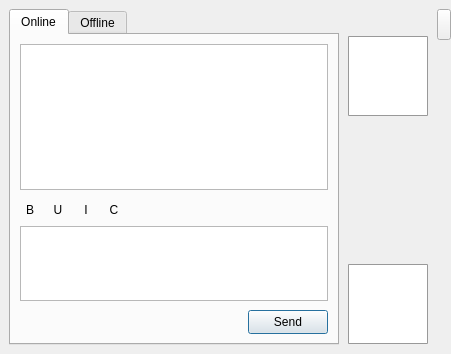
<?xml version="1.0" encoding="UTF-8"?>
<ui version="4.0">
 <class>form_chatwidget</class>
 <widget class="QMainWindow" name="form_chatwidget">
  <property name="geometry">
   <rect>
    <x>0</x>
    <y>0</y>
    <width>451</width>
    <height>354</height>
   </rect>
  </property>
  <property name="sizePolicy">
   <sizepolicy hsizetype="Fixed" vsizetype="Fixed">
    <horstretch>0</horstretch>
    <verstretch>0</verstretch>
   </sizepolicy>
  </property>
  <property name="minimumSize">
   <size>
    <width>346</width>
    <height>240</height>
   </size>
  </property>
  <property name="windowTitle">
   <string>User Chat</string>
  </property>
  <property name="styleSheet">
   <string notr="true">QToolButton { padding: 4px; }</string>
  </property>
  <widget class="QWidget" name="centralwidget">
   <layout class="QGridLayout" name="gridLayout">
    <property name="rightMargin">
     <number>0</number>
    </property>
    <property name="spacing">
     <number>0</number>
    </property>
    <item row="0" column="0" rowspan="2">
     <widget class="QTabWidget" name="tabWidget">
      <property name="enabled">
       <bool>true</bool>
      </property>
      <property name="minimumSize">
       <size>
        <width>220</width>
        <height>0</height>
       </size>
      </property>
      <property name="sizeIncrement">
       <size>
        <width>0</width>
        <height>1</height>
       </size>
      </property>
      <property name="styleSheet">
       <string notr="true"/>
      </property>
      <property name="currentIndex">
       <number>0</number>
      </property>
      <widget class="QWidget" name="tab_5">
       <property name="enabled">
        <bool>true</bool>
       </property>
       <attribute name="title">
        <string>Online</string>
       </attribute>
       <layout class="QVBoxLayout" name="verticalLayout">
        <item>
         <widget class="QTextBrowser" name="chat">
          <property name="font">
           <font>
            <family>Sans Serif</family>
            <pointsize>9</pointsize>
           </font>
          </property>
          <property name="cursor" stdset="0">
           <cursorShape>IBeamCursor</cursorShape>
          </property>
          <property name="focusPolicy">
           <enum>Qt::NoFocus</enum>
          </property>
          <property name="locale">
           <locale language="English" country="UnitedStates"/>
          </property>
          <property name="lineWidth">
           <number>2</number>
          </property>
          <property name="html">
           <string>&lt;!DOCTYPE HTML PUBLIC &quot;-//W3C//DTD HTML 4.0//EN&quot; &quot;http://www.w3.org/TR/REC-html40/strict.dtd&quot;&gt;
&lt;html&gt;&lt;head&gt;&lt;meta name=&quot;qrichtext&quot; content=&quot;1&quot; /&gt;&lt;style type=&quot;text/css&quot;&gt;
p, li { white-space: pre-wrap; }
&lt;/style&gt;&lt;/head&gt;&lt;body style=&quot; font-family:'Sans Serif'; font-size:9pt; font-weight:400; font-style:normal;&quot;&gt;
&lt;p style=&quot;-qt-paragraph-type:empty; margin-top:0px; margin-bottom:0px; margin-left:0px; margin-right:0px; -qt-block-indent:0; text-indent:0px;&quot;&gt;&lt;br /&gt;&lt;/p&gt;&lt;/body&gt;&lt;/html&gt;</string>
          </property>
          <property name="textInteractionFlags">
           <set>Qt::LinksAccessibleByKeyboard|Qt::LinksAccessibleByMouse|Qt::TextBrowserInteraction|Qt::TextSelectableByKeyboard|Qt::TextSelectableByMouse</set>
          </property>
          <property name="openExternalLinks">
           <bool>true</bool>
          </property>
         </widget>
        </item>
        <item>
         <widget class="QFrame" name="chattoolsframe">
          <property name="minimumSize">
           <size>
            <width>200</width>
            <height>24</height>
           </size>
          </property>
          <property name="maximumSize">
           <size>
            <width>16777215</width>
            <height>24</height>
           </size>
          </property>
          <layout class="QGridLayout" name="gridLayout_2">
           <property name="leftMargin">
            <number>0</number>
           </property>
           <property name="topMargin">
            <number>4</number>
           </property>
           <property name="rightMargin">
            <number>0</number>
           </property>
           <property name="bottomMargin">
            <number>0</number>
           </property>
           <property name="horizontalSpacing">
            <number>8</number>
           </property>
           <item row="0" column="5" alignment="Qt::AlignVCenter">
            <widget class="QToolButton" name="txtColor">
             <property name="enabled">
              <bool>true</bool>
             </property>
             <property name="minimumSize">
              <size>
               <width>20</width>
               <height>20</height>
              </size>
             </property>
             <property name="maximumSize">
              <size>
               <width>20</width>
               <height>20</height>
              </size>
             </property>
             <property name="baseSize">
              <size>
               <width>24</width>
               <height>24</height>
              </size>
             </property>
             <property name="toolTip">
              <string>Select font color</string>
             </property>
             <property name="text">
              <string>C</string>
             </property>
             <property name="icon">
              <iconset resource="resourcen.qrc">
               <normaloff>:/icons/palette.svg</normaloff>:/icons/palette.svg</iconset>
             </property>
             <property name="iconSize">
              <size>
               <width>24</width>
               <height>24</height>
              </size>
             </property>
             <property name="autoRaise">
              <bool>true</bool>
             </property>
            </widget>
           </item>
           <item row="0" column="2">
            <widget class="QToolButton" name="txtBold">
             <property name="enabled">
              <bool>true</bool>
             </property>
             <property name="minimumSize">
              <size>
               <width>20</width>
               <height>20</height>
              </size>
             </property>
             <property name="maximumSize">
              <size>
               <width>20</width>
               <height>20</height>
              </size>
             </property>
             <property name="baseSize">
              <size>
               <width>24</width>
               <height>0</height>
              </size>
             </property>
             <property name="toolTip">
              <string>Embolden text</string>
             </property>
             <property name="text">
              <string>B</string>
             </property>
             <property name="icon">
              <iconset resource="resourcen.qrc">
               <normaloff>:/icons/bold.svg</normaloff>:/icons/bold.svg</iconset>
             </property>
             <property name="iconSize">
              <size>
               <width>22</width>
               <height>22</height>
              </size>
             </property>
             <property name="checkable">
              <bool>true</bool>
             </property>
             <property name="autoRaise">
              <bool>true</bool>
             </property>
            </widget>
           </item>
           <item row="0" column="3">
            <widget class="QToolButton" name="txtUnder">
             <property name="enabled">
              <bool>true</bool>
             </property>
             <property name="minimumSize">
              <size>
               <width>20</width>
               <height>20</height>
              </size>
             </property>
             <property name="maximumSize">
              <size>
               <width>20</width>
               <height>20</height>
              </size>
             </property>
             <property name="baseSize">
              <size>
               <width>24</width>
               <height>0</height>
              </size>
             </property>
             <property name="toolTip">
              <string>Underline text</string>
             </property>
             <property name="text">
              <string>U</string>
             </property>
             <property name="icon">
              <iconset resource="resourcen.qrc">
               <normaloff>:/icons/underline.svg</normaloff>:/icons/underline.svg</iconset>
             </property>
             <property name="iconSize">
              <size>
               <width>22</width>
               <height>22</height>
              </size>
             </property>
             <property name="checkable">
              <bool>true</bool>
             </property>
             <property name="autoRaise">
              <bool>true</bool>
             </property>
            </widget>
           </item>
           <item row="0" column="7">
            <spacer name="horizontalSpacer">
             <property name="orientation">
              <enum>Qt::Horizontal</enum>
             </property>
             <property name="sizeHint" stdset="0">
              <size>
               <width>40</width>
               <height>20</height>
              </size>
             </property>
            </spacer>
           </item>
           <item row="0" column="6">
            <widget class="QToolButton" name="txtFont">
             <property name="minimumSize">
              <size>
               <width>20</width>
               <height>20</height>
              </size>
             </property>
             <property name="maximumSize">
              <size>
               <width>20</width>
               <height>20</height>
              </size>
             </property>
             <property name="baseSize">
              <size>
               <width>24</width>
               <height>24</height>
              </size>
             </property>
             <property name="toolTip">
              <string>Select font and size</string>
             </property>
             <property name="text">
              <string/>
             </property>
             <property name="icon">
              <iconset resource="resourcen.qrc">
               <normaloff>:/icons/font.svg</normaloff>:/icons/font.svg</iconset>
             </property>
             <property name="iconSize">
              <size>
               <width>22</width>
               <height>22</height>
              </size>
             </property>
             <property name="autoRaise">
              <bool>true</bool>
             </property>
            </widget>
           </item>
           <item row="0" column="4">
            <widget class="QToolButton" name="txtItalic">
             <property name="enabled">
              <bool>true</bool>
             </property>
             <property name="minimumSize">
              <size>
               <width>20</width>
               <height>20</height>
              </size>
             </property>
             <property name="maximumSize">
              <size>
               <width>20</width>
               <height>20</height>
              </size>
             </property>
             <property name="baseSize">
              <size>
               <width>24</width>
               <height>0</height>
              </size>
             </property>
             <property name="toolTip">
              <string>Italicize text</string>
             </property>
             <property name="text">
              <string>I</string>
             </property>
             <property name="icon">
              <iconset resource="resourcen.qrc">
               <normaloff>:/icons/italic.svg</normaloff>:/icons/italic.svg</iconset>
             </property>
             <property name="iconSize">
              <size>
               <width>22</width>
               <height>22</height>
              </size>
             </property>
             <property name="checkable">
              <bool>true</bool>
             </property>
             <property name="autoRaise">
              <bool>true</bool>
             </property>
            </widget>
           </item>
           <item row="0" column="8">
            <widget class="QToolButton" name="cmd_SendFile">
             <property name="minimumSize">
              <size>
               <width>20</width>
               <height>20</height>
              </size>
             </property>
             <property name="maximumSize">
              <size>
               <width>20</width>
               <height>20</height>
              </size>
             </property>
             <property name="baseSize">
              <size>
               <width>24</width>
               <height>0</height>
              </size>
             </property>
             <property name="focusPolicy">
              <enum>Qt::TabFocus</enum>
             </property>
             <property name="toolTip">
              <string>Send file to contact</string>
             </property>
             <property name="styleSheet">
              <string notr="true"/>
             </property>
             <property name="text">
              <string/>
             </property>
             <property name="icon">
              <iconset resource="resourcen.qrc">
               <normaloff>:/icons/upload.svg</normaloff>:/icons/upload.svg</iconset>
             </property>
             <property name="iconSize">
              <size>
               <width>24</width>
               <height>24</height>
              </size>
             </property>
             <property name="checkable">
              <bool>false</bool>
             </property>
             <property name="autoRaise">
              <bool>true</bool>
             </property>
            </widget>
           </item>
          </layout>
         </widget>
        </item>
        <item>
         <widget class="QTextEdit" name="message">
          <property name="maximumSize">
           <size>
            <width>16777215</width>
            <height>120</height>
           </size>
          </property>
          <property name="font">
           <font>
            <family>Sans Serif</family>
            <pointsize>9</pointsize>
           </font>
          </property>
          <property name="cursor" stdset="0">
           <cursorShape>IBeamCursor</cursorShape>
          </property>
          <property name="focusPolicy">
           <enum>Qt::StrongFocus</enum>
          </property>
          <property name="cursorWidth">
           <number>2</number>
          </property>
          <property name="locale">
           <locale language="English" country="UnitedStates"/>
          </property>
          <property name="html">
           <string>&lt;!DOCTYPE HTML PUBLIC &quot;-//W3C//DTD HTML 4.0//EN&quot; &quot;http://www.w3.org/TR/REC-html40/strict.dtd&quot;&gt;
&lt;html&gt;&lt;head&gt;&lt;meta name=&quot;qrichtext&quot; content=&quot;1&quot; /&gt;&lt;style type=&quot;text/css&quot;&gt;
p, li { white-space: pre-wrap; }
&lt;/style&gt;&lt;/head&gt;&lt;body style=&quot; font-family:'Sans Serif'; font-size:9pt; font-weight:400; font-style:normal;&quot;&gt;
&lt;p style=&quot;-qt-paragraph-type:empty; margin-top:0px; margin-bottom:0px; margin-left:0px; margin-right:0px; -qt-block-indent:0; text-indent:0px;&quot;&gt;&lt;br /&gt;&lt;/p&gt;&lt;/body&gt;&lt;/html&gt;</string>
          </property>
         </widget>
        </item>
        <item>
         <layout class="QHBoxLayout" name="_8">
          <property name="spacing">
           <number>6</number>
          </property>
          <property name="leftMargin">
           <number>0</number>
          </property>
          <property name="topMargin">
           <number>3</number>
          </property>
          <property name="rightMargin">
           <number>0</number>
          </property>
          <property name="bottomMargin">
           <number>0</number>
          </property>
          <item>
           <spacer>
            <property name="orientation">
             <enum>Qt::Horizontal</enum>
            </property>
            <property name="sizeHint" stdset="0">
             <size>
              <width>40</width>
              <height>20</height>
             </size>
            </property>
           </spacer>
          </item>
          <item>
           <widget class="QPushButton" name="send">
            <property name="minimumSize">
             <size>
              <width>80</width>
              <height>24</height>
             </size>
            </property>
            <property name="maximumSize">
             <size>
              <width>80</width>
              <height>24</height>
             </size>
            </property>
            <property name="text">
             <string>Send</string>
            </property>
            <property name="icon">
             <iconset resource="resourcen.qrc">
              <normaloff>:/icons/send.svg</normaloff>:/icons/send.svg</iconset>
            </property>
            <property name="autoDefault">
             <bool>false</bool>
            </property>
            <property name="default">
             <bool>true</bool>
            </property>
           </widget>
          </item>
         </layout>
        </item>
       </layout>
       <zorder>chat</zorder>
       <zorder>message</zorder>
       <zorder>chattoolsframe</zorder>
      </widget>
      <widget class="QWidget" name="tab_6">
       <property name="enabled">
        <bool>true</bool>
       </property>
       <attribute name="title">
        <string>Offline</string>
       </attribute>
       <layout class="QVBoxLayout" name="verticalLayout_2">
        <item>
         <widget class="QTextEdit" name="textEdit">
          <property name="cursorWidth">
           <number>2</number>
          </property>
         </widget>
        </item>
        <item alignment="Qt::AlignVCenter">
         <widget class="QFrame" name="chattoolsframe_2">
          <property name="sizePolicy">
           <sizepolicy hsizetype="Preferred" vsizetype="MinimumExpanding">
            <horstretch>0</horstretch>
            <verstretch>0</verstretch>
           </sizepolicy>
          </property>
          <layout class="QHBoxLayout" name="horizontalLayout">
           <property name="spacing">
            <number>4</number>
           </property>
           <property name="leftMargin">
            <number>0</number>
           </property>
           <property name="topMargin">
            <number>0</number>
           </property>
           <property name="rightMargin">
            <number>0</number>
           </property>
           <property name="bottomMargin">
            <number>0</number>
           </property>
           <item>
            <widget class="QToolButton" name="cmd_Reaload">
             <property name="minimumSize">
              <size>
               <width>16</width>
               <height>16</height>
              </size>
             </property>
             <property name="maximumSize">
              <size>
               <width>20</width>
               <height>20</height>
              </size>
             </property>
             <property name="focusPolicy">
              <enum>Qt::TabFocus</enum>
             </property>
             <property name="toolTip">
              <string>reload message</string>
             </property>
             <property name="text">
              <string>reload message</string>
             </property>
             <property name="icon">
              <iconset resource="resourcen.qrc">
               <normaloff>:/icons/reload.svg</normaloff>:/icons/reload.svg</iconset>
             </property>
             <property name="iconSize">
              <size>
               <width>24</width>
               <height>24</height>
              </size>
             </property>
             <property name="checkable">
              <bool>false</bool>
             </property>
             <property name="autoRaise">
              <bool>true</bool>
             </property>
            </widget>
           </item>
           <item>
            <widget class="QToolButton" name="cmd_new">
             <property name="minimumSize">
              <size>
               <width>16</width>
               <height>16</height>
              </size>
             </property>
             <property name="maximumSize">
              <size>
               <width>20</width>
               <height>20</height>
              </size>
             </property>
             <property name="toolTip">
              <string>new message</string>
             </property>
             <property name="text">
              <string>new message</string>
             </property>
             <property name="icon">
              <iconset resource="resourcen.qrc">
               <normaloff>:/icons/newmail.svg</normaloff>:/icons/newmail.svg</iconset>
             </property>
             <property name="autoRaise">
              <bool>true</bool>
             </property>
            </widget>
           </item>
           <item>
            <widget class="QToolButton" name="cmd_delete">
             <property name="minimumSize">
              <size>
               <width>16</width>
               <height>16</height>
              </size>
             </property>
             <property name="maximumSize">
              <size>
               <width>20</width>
               <height>20</height>
              </size>
             </property>
             <property name="toolTip">
              <string>delete message</string>
             </property>
             <property name="text">
              <string>delete message</string>
             </property>
             <property name="icon">
              <iconset resource="resourcen.qrc">
               <normaloff>:/icons/delete.svg</normaloff>:/icons/delete.svg</iconset>
             </property>
             <property name="iconSize">
              <size>
               <width>16</width>
               <height>16</height>
              </size>
             </property>
             <property name="autoRaise">
              <bool>true</bool>
             </property>
            </widget>
           </item>
           <item>
            <widget class="QToolButton" name="cmd_Save">
             <property name="minimumSize">
              <size>
               <width>16</width>
               <height>16</height>
              </size>
             </property>
             <property name="maximumSize">
              <size>
               <width>20</width>
               <height>20</height>
              </size>
             </property>
             <property name="focusPolicy">
              <enum>Qt::TabFocus</enum>
             </property>
             <property name="toolTip">
              <string>save change</string>
             </property>
             <property name="text">
              <string>save change</string>
             </property>
             <property name="icon">
              <iconset resource="resourcen.qrc">
               <normaloff>:/icons/tick.svg</normaloff>:/icons/tick.svg</iconset>
             </property>
             <property name="iconSize">
              <size>
               <width>24</width>
               <height>24</height>
              </size>
             </property>
             <property name="checkable">
              <bool>false</bool>
             </property>
             <property name="autoRaise">
              <bool>true</bool>
             </property>
            </widget>
           </item>
           <item>
            <widget class="QPushButton" name="cmd_back">
             <property name="minimumSize">
              <size>
               <width>16</width>
               <height>12</height>
              </size>
             </property>
             <property name="maximumSize">
              <size>
               <width>24</width>
               <height>16</height>
              </size>
             </property>
             <property name="font">
              <font>
               <pointsize>8</pointsize>
              </font>
             </property>
             <property name="text">
              <string>&lt;</string>
             </property>
            </widget>
           </item>
           <item>
            <widget class="QLabel" name="label_currentMessageCount">
             <property name="sizePolicy">
              <sizepolicy hsizetype="Minimum" vsizetype="Preferred">
               <horstretch>0</horstretch>
               <verstretch>0</verstretch>
              </sizepolicy>
             </property>
             <property name="minimumSize">
              <size>
               <width>38</width>
               <height>20</height>
              </size>
             </property>
             <property name="maximumSize">
              <size>
               <width>80</width>
               <height>24</height>
              </size>
             </property>
             <property name="sizeIncrement">
              <size>
               <width>4</width>
               <height>4</height>
              </size>
             </property>
             <property name="text">
              <string>0 / 0</string>
             </property>
             <property name="scaledContents">
              <bool>false</bool>
             </property>
             <property name="alignment">
              <set>Qt::AlignCenter</set>
             </property>
            </widget>
           </item>
           <item>
            <widget class="QPushButton" name="cmd_next">
             <property name="minimumSize">
              <size>
               <width>16</width>
               <height>12</height>
              </size>
             </property>
             <property name="maximumSize">
              <size>
               <width>24</width>
               <height>16</height>
              </size>
             </property>
             <property name="font">
              <font>
               <pointsize>8</pointsize>
              </font>
             </property>
             <property name="text">
              <string>&gt;</string>
             </property>
            </widget>
           </item>
           <item>
            <widget class="QToolButton" name="txtBold_2">
             <property name="enabled">
              <bool>true</bool>
             </property>
             <property name="minimumSize">
              <size>
               <width>16</width>
               <height>16</height>
              </size>
             </property>
             <property name="maximumSize">
              <size>
               <width>20</width>
               <height>20</height>
              </size>
             </property>
             <property name="toolTip">
              <string>Bold</string>
             </property>
             <property name="text">
              <string>B</string>
             </property>
             <property name="icon">
              <iconset resource="resourcen.qrc">
               <normaloff>:/icons/bold.svg</normaloff>:/icons/bold.svg</iconset>
             </property>
             <property name="iconSize">
              <size>
               <width>22</width>
               <height>22</height>
              </size>
             </property>
             <property name="checkable">
              <bool>true</bool>
             </property>
             <property name="autoRaise">
              <bool>true</bool>
             </property>
            </widget>
           </item>
           <item>
            <widget class="QToolButton" name="txtUnder_2">
             <property name="enabled">
              <bool>true</bool>
             </property>
             <property name="minimumSize">
              <size>
               <width>16</width>
               <height>16</height>
              </size>
             </property>
             <property name="maximumSize">
              <size>
               <width>20</width>
               <height>20</height>
              </size>
             </property>
             <property name="toolTip">
              <string>Underline</string>
             </property>
             <property name="text">
              <string>U</string>
             </property>
             <property name="icon">
              <iconset resource="resourcen.qrc">
               <normaloff>:/icons/underline.svg</normaloff>:/icons/underline.svg</iconset>
             </property>
             <property name="iconSize">
              <size>
               <width>22</width>
               <height>22</height>
              </size>
             </property>
             <property name="checkable">
              <bool>true</bool>
             </property>
             <property name="autoRaise">
              <bool>true</bool>
             </property>
            </widget>
           </item>
           <item>
            <widget class="QToolButton" name="txtItalic_2">
             <property name="enabled">
              <bool>true</bool>
             </property>
             <property name="minimumSize">
              <size>
               <width>16</width>
               <height>16</height>
              </size>
             </property>
             <property name="maximumSize">
              <size>
               <width>20</width>
               <height>20</height>
              </size>
             </property>
             <property name="toolTip">
              <string>Italic</string>
             </property>
             <property name="text">
              <string>I</string>
             </property>
             <property name="icon">
              <iconset resource="resourcen.qrc">
               <normaloff>:/icons/italic.svg</normaloff>:/icons/italic.svg</iconset>
             </property>
             <property name="iconSize">
              <size>
               <width>22</width>
               <height>22</height>
              </size>
             </property>
             <property name="checkable">
              <bool>true</bool>
             </property>
             <property name="autoRaise">
              <bool>true</bool>
             </property>
            </widget>
           </item>
           <item>
            <widget class="QToolButton" name="txtColor_2">
             <property name="enabled">
              <bool>true</bool>
             </property>
             <property name="minimumSize">
              <size>
               <width>16</width>
               <height>16</height>
              </size>
             </property>
             <property name="maximumSize">
              <size>
               <width>20</width>
               <height>20</height>
              </size>
             </property>
             <property name="toolTip">
              <string>Color</string>
             </property>
             <property name="text">
              <string>C</string>
             </property>
             <property name="icon">
              <iconset resource="resourcen.qrc">
               <normaloff>:/icons/palette.svg</normaloff>:/icons/palette.svg</iconset>
             </property>
             <property name="iconSize">
              <size>
               <width>24</width>
               <height>24</height>
              </size>
             </property>
             <property name="autoRaise">
              <bool>true</bool>
             </property>
            </widget>
           </item>
           <item>
            <widget class="QToolButton" name="txtFont_2">
             <property name="minimumSize">
              <size>
               <width>16</width>
               <height>16</height>
              </size>
             </property>
             <property name="maximumSize">
              <size>
               <width>20</width>
               <height>20</height>
              </size>
             </property>
             <property name="toolTip">
              <string>Font</string>
             </property>
             <property name="text">
              <string/>
             </property>
             <property name="icon">
              <iconset resource="resourcen.qrc">
               <normaloff>:/icons/font.svg</normaloff>:/icons/font.svg</iconset>
             </property>
             <property name="iconSize">
              <size>
               <width>22</width>
               <height>22</height>
              </size>
             </property>
             <property name="autoRaise">
              <bool>true</bool>
             </property>
            </widget>
           </item>
          </layout>
         </widget>
        </item>
       </layout>
      </widget>
     </widget>
    </item>
    <item row="0" column="2" rowspan="2">
     <layout class="QGridLayout" name="_3">
      <item row="0" column="0">
       <widget class="QPushButton" name="avatarFrameButton">
        <property name="minimumSize">
         <size>
          <width>14</width>
          <height>31</height>
         </size>
        </property>
        <property name="maximumSize">
         <size>
          <width>14</width>
          <height>31</height>
         </size>
        </property>
        <property name="text">
         <string/>
        </property>
        <property name="icon">
         <iconset resource="resourcen.qrc">
          <normaloff>:/icons/show_frame.png</normaloff>:/icons/show_frame.png</iconset>
        </property>
        <property name="iconSize">
         <size>
          <width>16</width>
          <height>31</height>
         </size>
        </property>
        <property name="checkable">
         <bool>true</bool>
        </property>
       </widget>
      </item>
      <item row="1" column="0">
       <spacer>
        <property name="orientation">
         <enum>Qt::Vertical</enum>
        </property>
        <property name="sizeHint" stdset="0">
         <size>
          <width>14</width>
          <height>0</height>
         </size>
        </property>
       </spacer>
      </item>
     </layout>
    </item>
    <item row="1" column="1">
     <widget class="QFrame" name="avatarframe">
      <property name="sizeIncrement">
       <size>
        <width>0</width>
        <height>1</height>
       </size>
      </property>
      <property name="acceptDrops">
       <bool>false</bool>
      </property>
      <property name="frameShape">
       <enum>QFrame::NoFrame</enum>
      </property>
      <property name="frameShadow">
       <enum>QFrame::Raised</enum>
      </property>
      <layout class="QVBoxLayout" name="verticalLayout_3">
       <property name="bottomMargin">
        <number>1</number>
       </property>
       <item>
        <widget class="QLabel" name="useravatar_label">
         <property name="sizePolicy">
          <sizepolicy hsizetype="Fixed" vsizetype="Fixed">
           <horstretch>0</horstretch>
           <verstretch>0</verstretch>
          </sizepolicy>
         </property>
         <property name="minimumSize">
          <size>
           <width>80</width>
           <height>80</height>
          </size>
         </property>
         <property name="maximumSize">
          <size>
           <width>80</width>
           <height>80</height>
          </size>
         </property>
         <property name="styleSheet">
          <string notr="true">QLabel{ 
border: 1px solid #999;
border-radius: 1px;
background: #fff;
}</string>
         </property>
         <property name="text">
          <string/>
         </property>
         <property name="pixmap">
          <pixmap resource="resourcen.qrc">:/icons/silhouette.svg</pixmap>
         </property>
         <property name="scaledContents">
          <bool>true</bool>
         </property>
        </widget>
       </item>
       <item>
        <spacer name="verticalSpacer">
         <property name="orientation">
          <enum>Qt::Vertical</enum>
         </property>
         <property name="sizeHint" stdset="0">
          <size>
           <width>4</width>
           <height>0</height>
          </size>
         </property>
        </spacer>
       </item>
       <item>
        <widget class="QLabel" name="ownavatar_label">
         <property name="sizePolicy">
          <sizepolicy hsizetype="Fixed" vsizetype="Fixed">
           <horstretch>0</horstretch>
           <verstretch>0</verstretch>
          </sizepolicy>
         </property>
         <property name="minimumSize">
          <size>
           <width>80</width>
           <height>80</height>
          </size>
         </property>
         <property name="maximumSize">
          <size>
           <width>80</width>
           <height>80</height>
          </size>
         </property>
         <property name="styleSheet">
          <string notr="true">QLabel{ 
border: 1px solid #999;
border-radius: 1px;
background: #fff;
}</string>
         </property>
         <property name="text">
          <string/>
         </property>
         <property name="pixmap">
          <pixmap resource="resourcen.qrc">:/icons/avatar.svg</pixmap>
         </property>
         <property name="scaledContents">
          <bool>true</bool>
         </property>
        </widget>
       </item>
      </layout>
     </widget>
    </item>
    <item row="0" column="1">
     <spacer name="verticalSpacer_2">
      <property name="orientation">
       <enum>Qt::Vertical</enum>
      </property>
      <property name="sizeType">
       <enum>QSizePolicy::Fixed</enum>
      </property>
      <property name="sizeHint" stdset="0">
       <size>
        <width>4</width>
        <height>18</height>
       </size>
      </property>
     </spacer>
    </item>
   </layout>
  </widget>
  <action name="actionAvatar_Picture">
   <property name="icon">
    <iconset resource="resourcen.qrc">
     <normaloff>:/icons/addimage.svg</normaloff>:/icons/addimage.svg</iconset>
   </property>
   <property name="text">
    <string>Set Avatar Picture</string>
   </property>
   <property name="toolTip">
    <string>Set Avatar Picture</string>
   </property>
  </action>
 </widget>
 <resources>
  <include location="resourcen.qrc"/>
 </resources>
 <connections/>
</ui>
